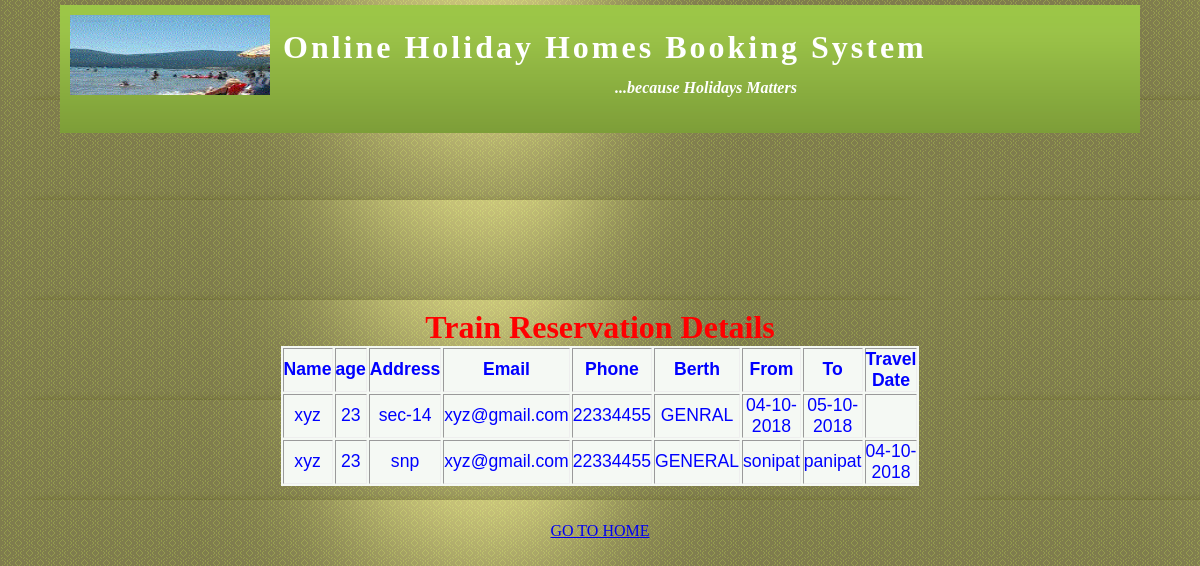
/train2.php, run on the app's committed database.
### tables this page shows
CREATE TABLE `train` (
  `name` varchar(20) DEFAULT NULL,
  `age` varchar(2) DEFAULT NULL,
  `address` varchar(25) DEFAULT NULL,
  `email` varchar(20) DEFAULT NULL,
  `telephone` varchar(10) DEFAULT NULL,
  `berth` varchar(15) DEFAULT NULL,
  `from1` varchar(10) DEFAULT NULL,
  `to1` varchar(10) DEFAULT NULL,
  `tdate` varchar(12) DEFAULT NULL
);

### train2.php (the view, shortened to what this page needs)
<html>
<head>
<link rel="stylesheet" type="text/css" href="oes.css"/>
</head>
<body text = "blue" background="project_img/myholidays.jpg">
<basefont size="5">
<div id="container">
                <div class="header">
                <img style="margin:10px 2px 2px 10px;float:left;" height="80" width="200" src="images/logo1.gif" alt="OES"/><h3 class="headtext"> &nbsp;Online Holiday Homes Booking System </h3><h4 style="color:#ffffff;text-align:center;margin:0 0 5px 5px;"><i>...because Holidays Matters</i></h4>
            </div>
<pre>
</pre>
<center>
<h1> <font color="red"> Train Reservation Details</font> </h1>
<table border = "1" width ="50%" >
<tr>
<th>Name</th>
<th>age</th>
<th>Address</th>
<th>Email</th>
<th>Phone</th>
<th>Berth</th>
<th>From</th>
<th>To</th>
<th>Travel Date</th>
</tr>
<?php
include('db_login.php');
$con = mysqli_connect($db_host,
$db_username, $db_password,$db_database);
$query = "SELECT * FROM train";
$result = mysqli_query($con, $query);
while ($row = mysqli_fetch_assoc($result))
{
$en = $row["name"];
$ag = $row["age"];
$ad = $row["address"];
$nm = $row["email"];
$ph = $row["telephone"];
$j = $row["berth"];
$s = $row["from1"];
$ar = $row["to1"];
$dp = $row["tdate"];
echo "<tr align='center'>";
echo "<td>$en</td>";
echo "<td>$ag</td>";
echo "<td>$ad</td>";
echo "<td>$nm</td>";
echo "<td>$ph</td>";
echo "<td>$j</td>";
echo "<td>$s</td>";
echo "<td>$ar</td>";
echo "<td>$dp</td>";
echo "</tr>";
}
?>
</table>
<br><br>
<a href="http://localhost/holiday/myproject.php">GO TO HOME</a>
</body>
</html>

### oes.css (style rules this page uses)
* { margin: 0; padding: 0; }
body { background:url(images/img02.png) repeat; }
#container { width:90%; margin:5px 5% 5px 5%; }
.header { background:#00ff00 url("images/header.png") repeat-x; height:8em; margin-top:0; margin-bottom:-1.2em; }
.headtext { padding:10px 0 0 0; font-size:200%; color:#ffffff; line-height:2em; letter-spacing:3px; font-weight:bolder; }
table { border:0; background:#f5f9f4; font-family:verdana,sans-serif; font-size:1.1em; margin-left:auto; margin-right:auto; text-align:center; }

### data on the page
train: name "xyz", age "23", address "sec-14", email "xyz@gmail.com", telephone "22334455", berth "GENRAL", from1 "04-10-2018", to1 "05-10-2018"
train: name "xyz", age "23", address "snp", email "xyz@gmail.com", telephone "22334455", berth "GENERAL", from1 "sonipat", to1 "panipat", tdate "04-10-2018"
